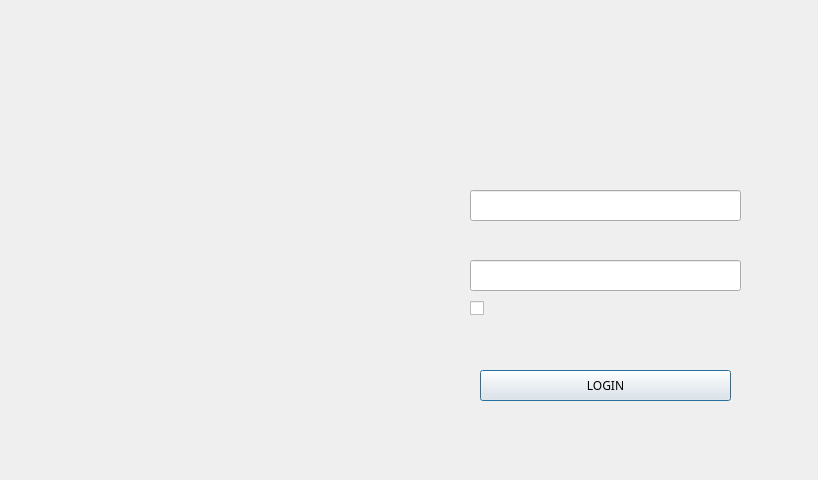
<?xml version="1.0" encoding="UTF-8"?>
<ui version="4.0">
 <class>Dialog</class>
 <widget class="QDialog" name="Dialog">
  <property name="geometry">
   <rect>
    <x>0</x>
    <y>0</y>
    <width>818</width>
    <height>480</height>
   </rect>
  </property>
  <property name="windowTitle">
   <string>Dialog</string>
  </property>
  <widget class="QLabel" name="Word">
   <property name="geometry">
    <rect>
     <x>20</x>
     <y>120</y>
     <width>381</width>
     <height>161</height>
    </rect>
   </property>
   <property name="text">
    <string/>
   </property>
   <property name="pixmap">
    <pixmap>BOGGLE/WORD.png</pixmap>
   </property>
  </widget>
  <widget class="QLabel" name="label_2">
   <property name="geometry">
    <rect>
     <x>-10</x>
     <y>-10</y>
     <width>851</width>
     <height>521</height>
    </rect>
   </property>
   <property name="text">
    <string/>
   </property>
   <property name="pixmap">
    <pixmap>BOGGLE/yellow.png</pixmap>
   </property>
   <property name="scaledContents">
    <bool>false</bool>
   </property>
  </widget>
  <widget class="QLabel" name="label_3">
   <property name="geometry">
    <rect>
     <x>70</x>
     <y>280</y>
     <width>261</width>
     <height>51</height>
    </rect>
   </property>
   <property name="text">
    <string/>
   </property>
   <property name="pixmap">
    <pixmap>BOGGLE/test.png</pixmap>
   </property>
  </widget>
  <widget class="QLabel" name="label_4">
   <property name="geometry">
    <rect>
     <x>410</x>
     <y>30</y>
     <width>371</width>
     <height>421</height>
    </rect>
   </property>
   <property name="text">
    <string/>
   </property>
   <property name="pixmap">
    <pixmap>BOGGLE/white.png</pixmap>
   </property>
   <property name="scaledContents">
    <bool>true</bool>
   </property>
  </widget>
  <widget class="QLabel" name="label_5">
   <property name="geometry">
    <rect>
     <x>540</x>
     <y>80</y>
     <width>121</width>
     <height>41</height>
    </rect>
   </property>
   <property name="text">
    <string/>
   </property>
   <property name="pixmap">
    <pixmap>BOGGLE/logIN.png</pixmap>
   </property>
  </widget>
  <widget class="QLabel" name="label_6">
   <property name="geometry">
    <rect>
     <x>470</x>
     <y>160</y>
     <width>81</width>
     <height>20</height>
    </rect>
   </property>
   <property name="text">
    <string/>
   </property>
   <property name="pixmap">
    <pixmap>BOGGLE/username.png</pixmap>
   </property>
  </widget>
  <widget class="QLabel" name="label_7">
   <property name="geometry">
    <rect>
     <x>470</x>
     <y>240</y>
     <width>81</width>
     <height>20</height>
    </rect>
   </property>
   <property name="contextMenuPolicy">
    <enum>Qt::NoContextMenu</enum>
   </property>
   <property name="text">
    <string/>
   </property>
   <property name="pixmap">
    <pixmap>BOGGLE/Password.png</pixmap>
   </property>
  </widget>
  <widget class="QLabel" name="label_10">
   <property name="geometry">
    <rect>
     <x>490</x>
     <y>300</y>
     <width>111</width>
     <height>20</height>
    </rect>
   </property>
   <property name="text">
    <string/>
   </property>
   <property name="pixmap">
    <pixmap>BOGGLE/show.png</pixmap>
   </property>
  </widget>
  <widget class="QLineEdit" name="user">
   <property name="geometry">
    <rect>
     <x>470</x>
     <y>190</y>
     <width>271</width>
     <height>31</height>
    </rect>
   </property>
  </widget>
  <widget class="QLineEdit" name="passwor">
   <property name="geometry">
    <rect>
     <x>470</x>
     <y>260</y>
     <width>271</width>
     <height>31</height>
    </rect>
   </property>
  </widget>
  <widget class="QPushButton" name="pushButton">
   <property name="geometry">
    <rect>
     <x>480</x>
     <y>370</y>
     <width>251</width>
     <height>31</height>
    </rect>
   </property>
   <property name="font">
    <font>
     <family>Microsoft YaHei UI Light</family>
    </font>
   </property>
   <property name="text">
    <string>LOGIN</string>
   </property>
  </widget>
  <widget class="QCheckBox" name="checkBox">
   <property name="geometry">
    <rect>
     <x>470</x>
     <y>300</y>
     <width>70</width>
     <height>17</height>
    </rect>
   </property>
   <property name="text">
    <string/>
   </property>
  </widget>
  <widget class="QLabel" name="label_13">
   <property name="geometry">
    <rect>
     <x>490</x>
     <y>330</y>
     <width>221</width>
     <height>31</height>
    </rect>
   </property>
   <property name="text">
    <string/>
   </property>
   <property name="pixmap">
    <pixmap>BOGGLE/Btn_Forgot Password.png</pixmap>
   </property>
  </widget>
  <zorder>label_2</zorder>
  <zorder>Word</zorder>
  <zorder>label_3</zorder>
  <zorder>label_4</zorder>
  <zorder>label_5</zorder>
  <zorder>label_6</zorder>
  <zorder>label_7</zorder>
  <zorder>label_10</zorder>
  <zorder>user</zorder>
  <zorder>passwor</zorder>
  <zorder>pushButton</zorder>
  <zorder>checkBox</zorder>
  <zorder>label_13</zorder>
 </widget>
 <resources/>
 <connections/>
</ui>
